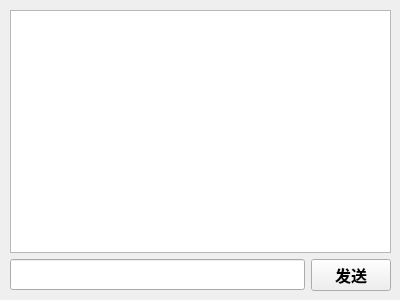
<?xml version="1.0" encoding="UTF-8"?>
<ui version="4.0">
 <class>PrivateChat</class>
 <widget class="QWidget" name="PrivateChat">
  <property name="geometry">
   <rect>
    <x>0</x>
    <y>0</y>
    <width>400</width>
    <height>300</height>
   </rect>
  </property>
  <property name="windowTitle">
   <string>Form</string>
  </property>
  <widget class="QWidget" name="">
   <property name="geometry">
    <rect>
     <x>10</x>
     <y>10</y>
     <width>381</width>
     <height>281</height>
    </rect>
   </property>
   <layout class="QVBoxLayout" name="verticalLayout">
    <item>
     <widget class="QTextEdit" name="private_msg">
      <property name="font">
       <font>
        <family>Agency FB</family>
        <pointsize>12</pointsize>
        <weight>75</weight>
        <bold>true</bold>
       </font>
      </property>
     </widget>
    </item>
    <item>
     <layout class="QHBoxLayout" name="horizontalLayout">
      <item>
       <widget class="QLineEdit" name="chat_msg">
        <property name="font">
         <font>
          <family>Agency FB</family>
          <pointsize>12</pointsize>
          <weight>75</weight>
          <bold>true</bold>
         </font>
        </property>
       </widget>
      </item>
      <item>
       <widget class="QPushButton" name="send_msg">
        <property name="font">
         <font>
          <family>Agency FB</family>
          <pointsize>12</pointsize>
          <weight>75</weight>
          <bold>true</bold>
         </font>
        </property>
        <property name="text">
         <string>发送</string>
        </property>
       </widget>
      </item>
     </layout>
    </item>
   </layout>
  </widget>
 </widget>
 <resources/>
 <connections/>
</ui>
